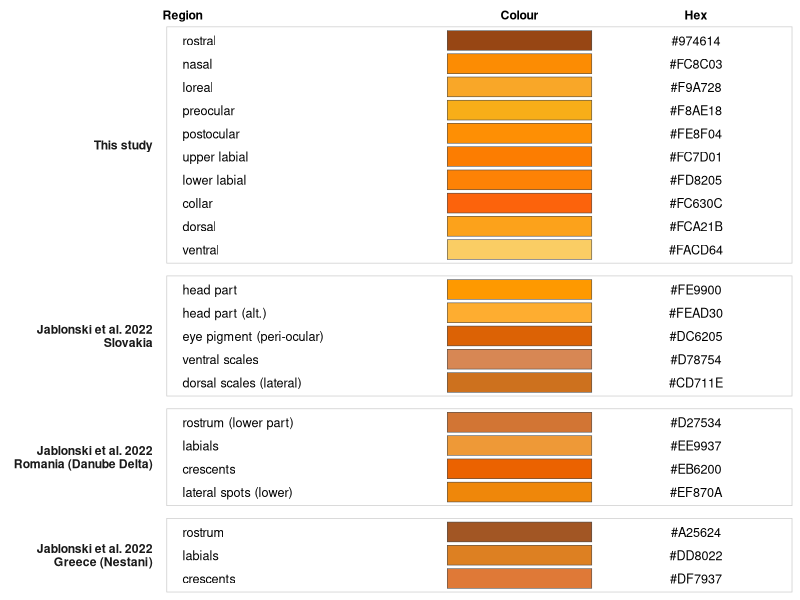

R code for this plot:
#######################
## Hex colour table
#######################

# The aim of this script is to build a visual table showing the hex triplet
# and a colour swatch for each body region sampled from the
# erythristic Natrix, alongside the values reported by Jablonski et al. (2022)
# for three other erythristic N. natrix.

# load libraries
library(ggplot2)


# load the hex values for the sampled individual
own <- read.csv("results/hex_values_natrix_ery_070926.csv",
                stringsAsFactors = FALSE)

# Jablonski et al. (2022) hex values, transcribed from the text
jablonski2022 <- data.frame(
  individual = c(rep("Slovakia", 5),
                 rep("Romania (Danube Delta)", 4),
                 rep("Greece (Nestani)", 3)),
  region = c("head part", "head part (alt.)", "eye pigment (peri-ocular)",
             "ventral scales", "dorsal scales (lateral)",
             "rostrum (lower part)", "labials", "crescents",
             "lateral spots (lower)", "rostrum", "labials", "crescents"),
  hex = c("#fe9900", "#fead30", "#dc6205", "#d78754", "#cd711e",
          "#d27534", "#ee9937", "#eb6200", "#ef870a",
          "#a25624", "#dd8022", "#df7937"),
  stringsAsFactors = FALSE
)


# tidy region names of the sampled individual
own_tab <- data.frame(source = "This study",
                      region = gsub("_", " ", own$label),
                      hex = toupper(own$hex))

# same fot Jablonski et al. (2022)
jab_tab <- data.frame(source = paste0("Jablonski et al. 2022\n",
                                      jablonski2022$individual),
                      region = jablonski2022$region,
                      hex = toupper(jablonski2022$hex))

# bind the two tables together
colour_tab <- rbind(own_tab, jab_tab)

# keep sources and regions in the input order (top to bottom)
colour_tab$source <- factor(colour_tab$source,
                            levels = unique(colour_tab$source))
colour_tab$row_id <- factor(seq_len(nrow(colour_tab)),
                            levels = rev(seq_len(nrow(colour_tab))))

# plot table
# x position of each column of the table
col_x <- c(region = 1, swatch = 3.1, hex = 4.2)

# long format for the text columns
text_df <- rbind(
  data.frame(colour_tab[, c("source", "row_id")], x = unname(col_x["region"]),
             label = colour_tab$region, hjust = 0),
  data.frame(colour_tab[, c("source", "row_id")], x = unname(col_x["hex"]),
             label = colour_tab$hex, hjust = 0.5)
)

p <- ggplot(colour_tab, aes(y = row_id)) +
  # colour swatch
  geom_tile(aes(x = unname(col_x["swatch"]), fill = hex),
            width = 0.9, height = 0.85, colour = "grey30", linewidth = 0.2) +
  scale_fill_identity() +
  # text columns
  geom_text(data = text_df, aes(x = x, label = label, hjust = hjust),
            size = 3.2) +
  # column headers
  scale_x_continuous(breaks = col_x,
                     labels = c("Region", "Colour", "Hex"),
                     position = "top",
                     limits = c(0.9, 4.8), expand = c(0, 0)) +
  # one panel per source
  facet_grid(source ~ ., scales = "free_y", space = "free_y", switch = "y") +
  labs(x = NULL, y = NULL) +
  theme_minimal(base_size = 11) +
  theme(panel.grid = element_blank(),
        axis.text.y = element_blank(),
        axis.text.x.top = element_text(face = "bold", colour = "black"),
        strip.placement = "outside",
        strip.text.y.left = element_text(angle = 0, hjust = 1, face = "bold"),
        panel.spacing.y = unit(0.6, "lines"),
        panel.border = element_rect(fill = NA, colour = "grey80"))

# save file
ggsave("results/table_colour_swatch_figure_1c.pdf",
       p, width = 6, height = 8, dpi = 300, bg = "white")
